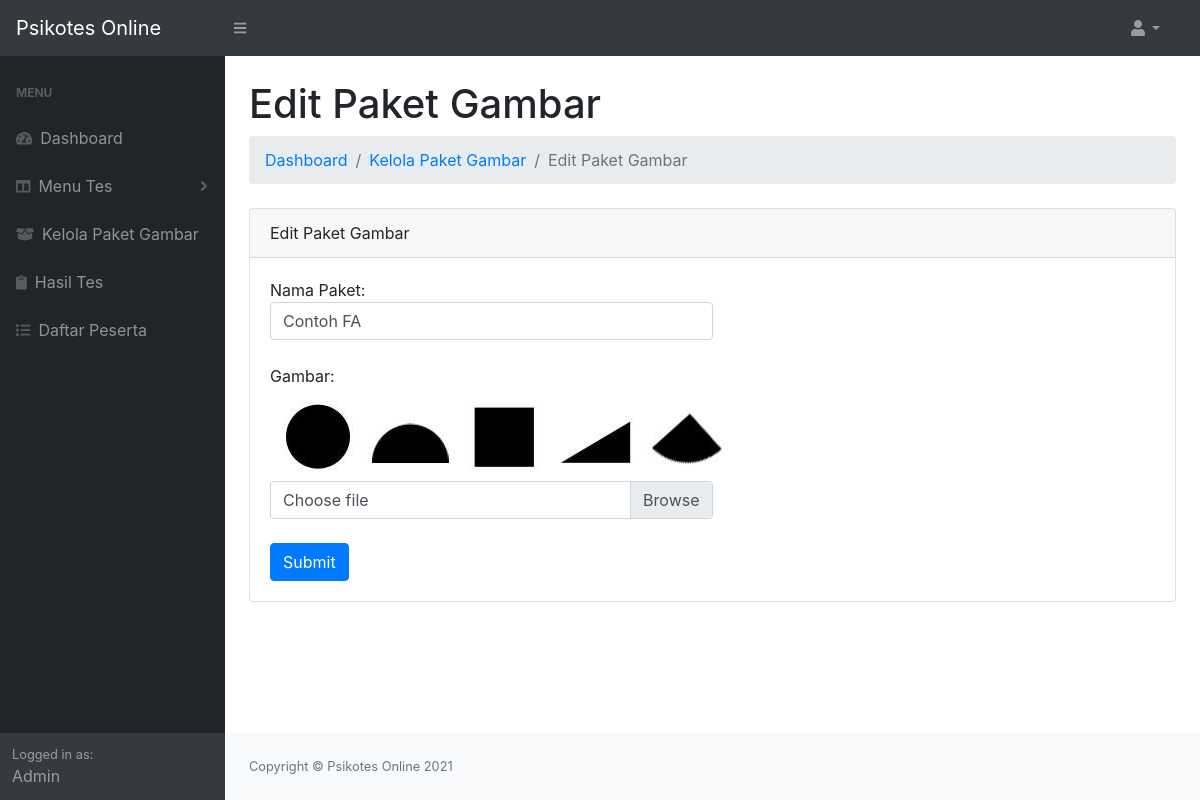
/admin/edit-paket-gambar.php?id=1, run on the app's committed database.
### tables this page shows
CREATE TABLE `tbl_paketgambar` (
  `id_paket` int(11) NOT NULL,
  `nama_paket` varchar(50) NOT NULL,
  `gambar` varchar(54) NOT NULL,
  `jumlah_gambar` int(11) NOT NULL,
  `added_at` datetime NOT NULL DEFAULT current_timestamp()
);

### admin/edit-paket-gambar.php (the view, shortened to what this page needs)
<?php
include("../koneksi.php");
?>
<!DOCTYPE html>
<html lang="en">
<head>
    <?php
    include("header.php");
    ?>
</head>
<body class="sb-nav-fixed">
    <?php
    include("sidebar.php");
    if (isset($_GET['id'])) {
        $getData = mysqli_query($db, "SELECT * FROM `tbl_paketgambar` WHERE id_paket = '$_GET[id]'");
        if (mysqli_num_rows($getData) > 0) {
            $data = mysqli_fetch_array($getData);
    ?>
            <div id="layoutSidenav_content">
                <main>
                    <div class="container-fluid">
                        <h1 class="mt-4">Edit Paket Gambar</h1>
                        <ol class="breadcrumb mb-4">
                            <li class="breadcrumb-item"><a href="dashboard.php">Dashboard</a></li>
                            <li class="breadcrumb-item"><a href="kelola-paket-gambar.php">Kelola Paket Gambar</a></li>
                            <li class="breadcrumb-item active">Edit Paket Gambar</li>
                        </ol>
                        <div class="card mb-4 mt-2">
                            <div class="card-header">
                                Edit Paket Gambar
                            </div>
                            <div class="card-body">
                                <form action="#" method="post" enctype="multipart/form-data">
                                    Nama Paket:<br />
                                    <input type="text" name="nama_paket" class="form-control col-lg-6 col-md-12" value="<?= $data['nama_paket'] ?>" required /><br />
                                    Gambar:<br />
                                    <?php
                                    for ($i = 1; $i <= $data['jumlah_gambar']; $i++) {
                                        echo '<img src="../image/' . $data['nama_paket'] . '-' . $i . '.png" class="m-1"/>';
                                    }
                                    ?>
                                    <br />
                                    <div class="custom-file col-lg-6 col-md-12">
                                        <label class="custom-file-label" for="customFile">Choose file</label>
                                    </div><br /><br />
                                    <input type="submit" name="submit" class="btn btn-primary" />
                                </form>
                            </div>
                        </div>
                    </div>
                </main>
                <footer class="py-4 bg-light mt-auto">
                    <div class="container-fluid">
                        <div class="d-flex align-items-center justify-content-between small">
                            <div class="text-muted">Copyright &copy; Psikotes Online 2021</div>
                        </div>
                    </div>
                </footer>
            </div>
    <?php
        }
    }
    ?>
</body>
</html>

### data on the page
tbl_paketgambar: nama_paket "Contoh FA", nama_paket (picture)
